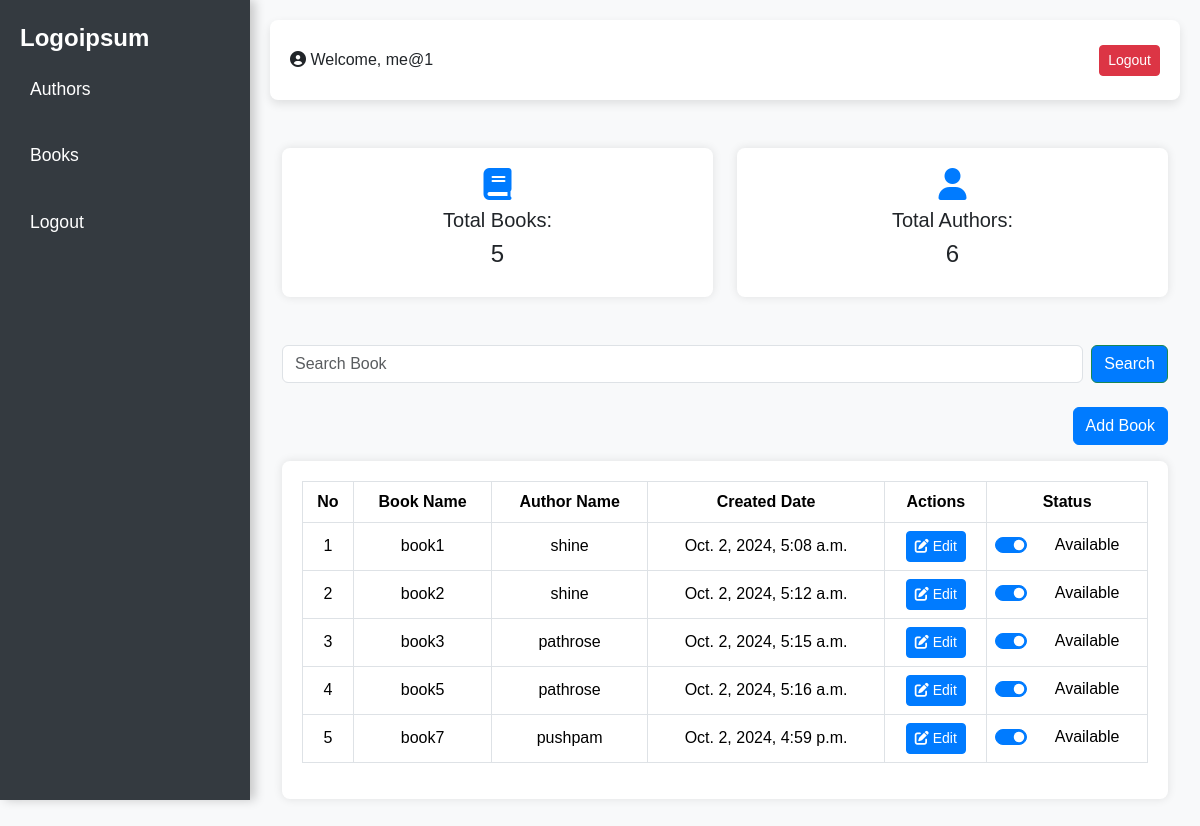
The app's page /books/ (signed in) with its own data.
### Book/models.py (models this page shows, shortened)
class Book(models.Model):
    book_name = models.CharField(max_length=200)
    author_name = models.CharField(max_length=200)
    create_date = models.DateTimeField(default=timezone.now)
    action = models.CharField(max_length=100)  # Choices added here
    status = models.CharField(max_length=100)  # Choices added here

### Book/views.py (the view)
# urls.py: path('books/', views.book_list, name='book_list'),  # Make sure this path exists
@login_required
def book_list(request):
    books = Book.objects.all()
    total_books = books.count()
    total_authors = Author.objects.count()  # Count authors directly
    authors = Book.objects.values_list('author_name', flat=True).distinct()
    query = request.GET.get('q', '')
    if query:
        books = books.filter(book_name__icontains=query)
    form = handle_book_form(request)
    return render(request, 'Book/book_list.html', {
        'books': books,
        'total_books': total_books,
        'total_authors': total_authors,
        'form': form,
        'query': query,
        'authors': authors,
    })

### Book/forms.py (shortened to what this page needs)
class BookForm(forms.ModelForm):
    class Meta:
        model = Book
        fields = ['book_name', 'author_name']
        widgets = {
            'book_name': forms.TextInput(attrs={'class': 'form-control', 'placeholder': 'Book Name'}),
            'author_name': forms.TextInput(attrs={'class': 'form-control', 'placeholder': 'Author Name'}),
        }

### Book/views.py (called while the page is built)
def handle_book_form(request):
    form = BookForm(request.POST or None)
    if request.method == 'POST' and form.is_valid():
        form.save()  # Save the book
        messages.success(request, 'Book added successfully!')
        return redirect('book_list.html')
    return form

### templates/Book/book_list.html (shortened to what this page needs)
{% extends "base.html" %}
{% load static %}
{% block content %}
<div class="container my-5">
    <div class="row mb-4">
        <div class="col-md-6 mb-4">
            <div class="info-box">
                <i class="fas fa-book fa-2x mb-2" style="color: #007bff;"></i>
                <h5>Total Books:</h5>
                <h4>{{ total_books }}</h4>
            </div>
        </div>
        <div class="col-md-6 mb-4">
            <div class="info-box">
                <i class="fas fa-user fa-2x mb-2" style="color: #007bff;"></i>
                <h5>Total Authors:</h5>
                <h4>{{ total_authors }}</h4>
            </div>
        </div>
    </div>
    <form method="GET" action="{% url 'book_list' %}" class="d-flex justify-content-center mb-4">
        <input class="form-control me-2" type="search" name="q" placeholder="Search Book" value="{{ query|default:'' }}" aria-label="Search">
        <button class="btn btn-outline-success search-btn" type="submit">Search</button>
    </form>
    <div class="text-end mb-3">
        <a href="{% url 'add_book' %}" class="btn btn-primary">Add Book</a>
    </div>
    <div class="table-container">
        <table class="table table-hover table-bordered">
            <thead>
                <tr>
                    <th>No</th>
                    <th>Book Name</th>
                    <th>Author Name</th>
                    <th>Created Date</th>
                    <th>Actions</th>
                    <th>Status</th>
                </tr>
            </thead>
            <tbody>
                {% for book in books %}
                <tr>
                    <td>{{ forloop.counter }}</td>
                    <td>{{ book.book_name }}</td>
                    <td>{{ book.author_name }}</td>
                    <td>{{ book.create_date }}</td>
                    <td>
                        <a href="{% url 'edit_book' book.id %}" class="btn btn-primary btn-sm" aria-label="Edit Book">
                            <i class="fas fa-edit"></i> Edit
                        </a>
                    </td>
                    <td>
                        <div class="form-check form-switch">
                            <input class="form-check-input" type="checkbox" id="bookStatus{{ book.id }}"
                                {% if book.status %}checked{% endif %}
                                onchange="updateBookStatus({{ book.id }}, this.checked)">
                            <label class="form-check-label" for="bookStatus{{ book.id }}">
                                {% if book.status %} Available {% else %} Unavailable {% endif %}
                            </label>
                        </div>
                    </td>
                </tr>
                {% empty %}
                <tr>
                    <td colspan="6" class="text-center">No books found</td>
                </tr>
                {% endfor %}
            </tbody>
        </table>
    </div>
</div>
{% endblock %}

### templates/base.html (shortened to what this page needs)
{% load static %}
<!DOCTYPE html>
<html lang="en">
<head>
    <link href="https://cdn.jsdelivr.net/npm/bootstrap@5.3.3/dist/css/bootstrap.min.css" rel="stylesheet">
    <link rel="stylesheet" href="https://cdnjs.cloudflare.com/ajax/libs/font-awesome/6.0.0-beta3/css/all.min.css">
    <link rel="stylesheet" href="{% static 'css/author_list.css' %}">
    <link rel="stylesheet" href="{% static 'css/book_list.css' %}">
    <link rel="stylesheet" href="{% static 'css/author_details.css' %}">
    <link rel="stylesheet" href="{% static 'css/base.css' %}">
</head>
<body>
<div class="sidebar">
    <a class="navbar-brand" href="#">Logoipsum</a>
    <ul class="navbar-nav">
        <li class="nav-item">
            <a class="nav-link" href="{% url 'author_list' %}">Authors</a>
        </li>
        <li class="nav-item">
            <a class="nav-link" href="{% url 'book_list' %}">Books</a>
        </li>
        {% if user.is_authenticated %}
        <li class="nav-item">
            <a class="nav-link" href="{% url 'logout' %}">Logout</a>
        </li>
        {% else %}
        <li class="nav-item">
            <a class="nav-link" href="{% url 'login' %}">Login</a>
        </li>
        {% endif %}
    </ul>
</div>
<div class="content">
    {% if user.is_authenticated %}
    <div class="top-box">
        <div class="d-flex justify-content-between align-items-center">
            <span class="navbar-text me-auto">
                <i class="fas fa-user-circle"></i> Welcome, {{ user.username }}
            </span>
            <a href="{% url 'logout' %}" class="btn btn-danger btn-sm">Logout</a>
        </div>
    </div>
    {% endif %}
    {% block content %}{% endblock %}
</div>
</body>
</html>

### static/css/author_list.css (style rules this page uses)
body { background-color: #f4f6f9; font-family: 'Arial', sans-serif; }
.navbar-brand { font-weight: bold; color: #fff !important; }
.nav-link { color: #fff !important; }
.info-box { background-color: #ffffff; border-radius: 8px; box-shadow: 0 0 10px rgba(0, 0, 0, 0.1); padding: 20px; text-align: center; transition: all 0.3s; }
.table-container { background-color: #ffffff; padding: 20px; border-radius: 8px; box-shadow: 0 0 10px rgba(0, 0, 0, 0.1); }
.table th, .table td { vertical-align: middle; text-align: center; }
.table thead { background-color: #007bff; color: #ffffff; }
.search-btn { background-color: #007bff; color: #fff; }
.btn-primary { background-color: #007bff; border-color: #007bff; }
.form-check-input:checked { background-color: #007bff; border-color: #007bff; }

### static/css/book_list.css (style rules this page uses)
body { background-color: #f4f6f9; font-family: 'Arial', sans-serif; }
.navbar-brand { font-weight: bold; color: #fff !important; }
.nav-link { color: #fff !important; }
.info-box { background-color: #ffffff; border-radius: 8px; box-shadow: 0 0 10px rgba(0, 0, 0, 0.1); padding: 20px; text-align: center; transition: all 0.3s; }
.table-container { background-color: #ffffff; padding: 20px; border-radius: 8px; box-shadow: 0 0 10px rgba(0, 0, 0, 0.1); }
.table th, .table td { vertical-align: middle; text-align: center; }
.table thead { background-color: #007bff; color: #ffffff; }
.search-btn { background-color: #007bff; color: #fff; }
.btn-primary { background-color: #007bff; border-color: #007bff; }
.form-check-input:checked { background-color: #007bff; border-color: #007bff; }

### static/css/author_details.css (style rules this page uses)
body { font-family: 'Arial', sans-serif; background-color: #f8f9fa; }

### static/css/base.css (style rules this page uses)
body { display: flex; font-family: 'Arial', sans-serif; background-color: #f8f9fa; }
.sidebar { min-width: 250px; background-color: #343a40; color: white; height: 100vh; padding: 20px; box-shadow: 5px 0 10px rgba(0, 0, 0, 0.2); }
.navbar-brand { font-size: 1.5rem; margin-bottom: 20px; }
.nav-link { color: #ffffff; margin: 10px 0; font-size: 1.1rem; transition: color 0.3s; padding: 10px; border-radius: 4px; }
.content { flex-grow: 1; padding: 20px; }
.top-box { background-color: #ffffff; border-radius: 8px; padding: 20px; box-shadow: 0 4px 10px rgba(0, 0, 0, 0.1); margin-bottom: 20px; }

### records on screen
Book: book_name "book1", author_name "shine", create_date "Oct. 2, 2024, 5:08 a.m.", status "☑", shows "Available"
Book: book_name "book2", author_name "shine", create_date "Oct. 2, 2024, 5:12 a.m.", status "☑", shows "Available"
Book: book_name "book3", author_name "pathrose", create_date "Oct. 2, 2024, 5:15 a.m.", status "☑", shows "Available"
Book: book_name "book5", author_name "pathrose", create_date "Oct. 2, 2024, 5:16 a.m.", status "☑", shows "Available"
Book: book_name "book7", author_name "pushpam", create_date "Oct. 2, 2024, 4:59 p.m.", status "☑", shows "Available"

### other values on screen
{{ user.username }} "me@1"
{{ total_books }} "5"
{{ total_authors }} "6"
